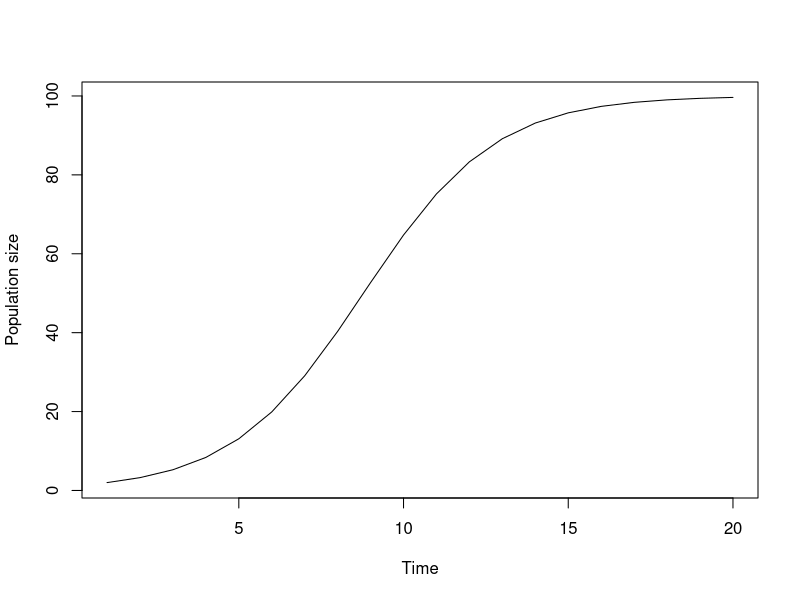
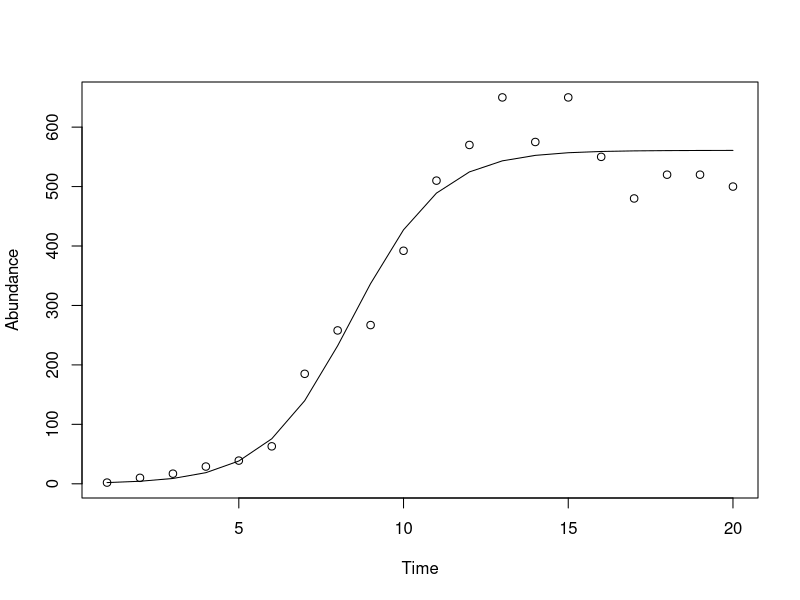

Reproduce these figures in R, in order.
# Goals for the day:
# - learn continuous-time numerical integration
# - fit model to data

rm(list=ls()) # clear everything

# Numerically integrating continuous-time functions always
#  takes an extra "library" of R functions: deSolve
# To get this library, go to the menu for
#  Packages & Data -> Package Installer
#  then search for deSolve, select it,
#  and click "Install Selected"

#----------------------------------
# Once you've downloaded the deSolve libarary
#  via the Packages & Data menu,
#  you also have to load it each time
#  you start up R and plan to use it.
# You load it with this command:
library(deSolve) # loads the ODE numerical integration package

#----------------------------------
# functions

# First define the function you're going to numerically integrate
# In this case, the Lotka-Volterra competition model
#  all functions plugged into the numerical integration function 
#  have to have the same format:
#  fnName = function(t, n, parms) {...}
# See that inputs are first time t,
#  then state variable vector n,
#  then parameter values parms in a vector
#   where they're labeled by their names
# To create a vector of parameter values with corresponding names, 
#  you can use (at the prompt to provide an example)
v=c(x=1, y=4, z=0) 
v
#  this creates a vector v
#   with the first entry (1) labeled as x
#   the second entry (4) labeled as y
#   and the third entry (0) labeled as z
# Then you can use the with(as.list(parms), {..})
#  to run any commands using those parameters, 
# For example, with the v vector above:
#  first type in 
# print(x) #, you'll get an error, 
#  but if you do 
with(as.list(v), {print(x)}) #, it should work
# Note also that if you do 
c(a=1, b=c(2,3))
#  R automatically makes up names b1 and b2

# --------------
# back to the script...
# so let's make our function with our list of parameters
# logInt takes in time t, population size n, and the vector of parameters parms to numerically integrate the logistic function with lsoda
logInt = function(t, n, parms) {
	with(as.list(parms), { # extract parameters from parms vector
		dn = r*n*(K-n)/K # logistic dn/dt
		return(list(dn)) # return dn/dt as a list
		})
	}

# -----------------
# parameters
r = 0.5 # intrinsic growth rate
K = 100 # carrying capacity
parms = c(r=r, K=K) # named vector of parameters
tf = 20 # end time
times = 1:tf # vector of times to run over
n0 = c(n=2) # initial population size - having the n= label means that the output of lsoda will label the population size as n

# ----------------
# run model
# use the lsoda function - inputs are:
#  1. initial conditions
#  2. time vector to run over
#  3. function to integrate
#  4. parameter vector.
# Then convert the output to a "data frame" with as.data.frame
#   This lets you access pieces by labels as well as column/row numbers
out = as.data.frame(lsoda(n0, times, logInt, parms))

# at the prompt
out$time # check out the output
out$n 

# back to the script
plot(out$time, out$n, type="l", xlab="Time", ylab="Population size") # plot the output

# ----------------
# Model comparison to data

# We'll be using the R function optim to fit our model to data: find r and K given a time series for population size
# optim takes in a function and gives you the parameter values that minimize that function
# So what function would we want to minimize in order to get the best fit of our model to the data?
# Square difference between the data and model
# Assumption when using least square difference: errors are observation errors, normally distributed
# The function takes in the parameters, runs the model with those parameters, and finds the square difference from the data
# add this to the script under our functions
logIntMin = function(parms) {
  out = as.data.frame(lsoda(n0, times, logInt, parms)) # run ode
  mse = mean((out$n-nTrue)^2) # calculate mean squared error between simulated and original data
  return(mse) # return mean squared error
}

# parameters and data
nTrue = as.matrix(read.table("paramecium1.txt")) # actual data -- don't forget to make sure you're in the right directory
colnames(nTrue) = NULL # take out default column names -- otherwise this gets in the way in lsoda
n0 = c(n=nTrue[1]) # initial population size - us first data point, make sure to label
tf = length(nTrue) # time
times = 1:tf # vector of times to run over
# need to start with guesses at the parameter values to give something for optim to start with
rguess = 1 # guess for growth rate
Kguess = 500 # guess for carrying capacity
parms0 = c(r=rguess, K=Kguess) # set up parameter vector

# find fit and run simulations
optimOut = optim(parms0, logIntMin) # give optim initial guess and function
parms = optimOut$par # extract parameters
nSim = as.data.frame(lsoda(n0,times,logInt,parms)) # run ode to get simulated population

# plot results - actual and simulated data
plot(times, nTrue, type="p", xlab="Time", ylab="Abundance")
lines(nSim$time, nSim$n)

# task: take this to two interacting species
# For this assignment, you have two choices for simulating two interacting species: (a) competition or (b) predator-prey; pick one

# Regardless of your choice, you'll need set up your ode function for multiple species:
# Initialize your population sizes with labels, e.g., n0=c(x=x0, y=y0, ...), then use these labels in your ode function
# odeFn = function(t, n, parms) {
#	with(as.list(parms, n), { # extract parameters from parms vector
#		dx = ... # dx/dt
#		dy = ... # dy/dt
#		...
#		return(list(c(dx, dy, ...))) # return dn/dt as a list
#		})
#	}
# then running lsoda gets you each species as out$x, out$y, etc.

# Choice (a) competition
# fit paramecium data (from Leslie 1957 reading) to Lotka-Volterra competition model
# dn1/dt = r1*n1*(1-n1/K1-a12*n2/K1)
# dn2/dt = r2*n2*(1-n2/K2-a21*n1/K2)
# plot actual and simulated time series for both populations
# you get r's and K's - this is in the "parameciumrk.txt" file - don't forget to use colnames(your input matrix) = NULL to erase the default V1, V2, etc. column names
# you'll have to find the alpha's to the data in the "paramecium2.txt" file
# note that this means you have to reconstruct the parameters vector within optim - start with parmsrk=r and K, then do parms = c(parmsrk, a=a) to add a's within minimizing function

# Choice (b) predator-prey
# Create phase plane diagrams (predator density vs. prey density, where lines are trajectories over time) for the predator-prey mode:
# dN/dt = r*F(N)-b*G(N)*P # prey 
# dPdt = c*G(N)*P-m*P # predator 
# for four scenarios:
# (i) type I functional response (G(N)=N) and no density dependence in prey (F(N)=N)
# (ii) type I functional response (G(N)=N) and density dependence in prey (F(N)=N*(1-N/K))
# (iii) type II functional response (G(N)=N/(1+d*N)) and density dependence in prey (F(N)=N*(1-N/K))
# (iv) type III functional response (G(N)=N^2/(1+d*N^2)) and density dependence in prey (F(N)=N*(1-N/K))
# in addition to plotting trajectories, mark the starting and ending points.  Bonus if you also put a point at the internal equilibrium (equilibrium with nonzero values for both prey and predator) for each model.
# some parameter recommendations, you can alter these as you see fit:
# b = 0.01 # predator attack rate
# c = 0.1*b # predator conversion of preation into reproduction
# m = 0.2 # predator mortality
# a = 1 # rate of prey capture/unit prey and time
# d = 0.0015 # handling time
# r = 0.5 # prey growth rate
# K = 1000 # prey carrying capacity
# N0=300, P0=50 for initial population sizes, although you might want to try a few different initial population sizes per plot

# try together in class: set up Lotka-Volterra competition simulation (don't worry about data fitting just yet)
# some test parameters:
# r = c(0.8, 0.6) # population growth rates
# K = c(600, 200) # carrying capacities
# a = 0.5*c(K[1]/K[2], K[2]/K[1]) # competition coefficients (this will be in a parameter space with coexistence)
# run for 20 time units, starting with two individuals in each population 

# ----------------
